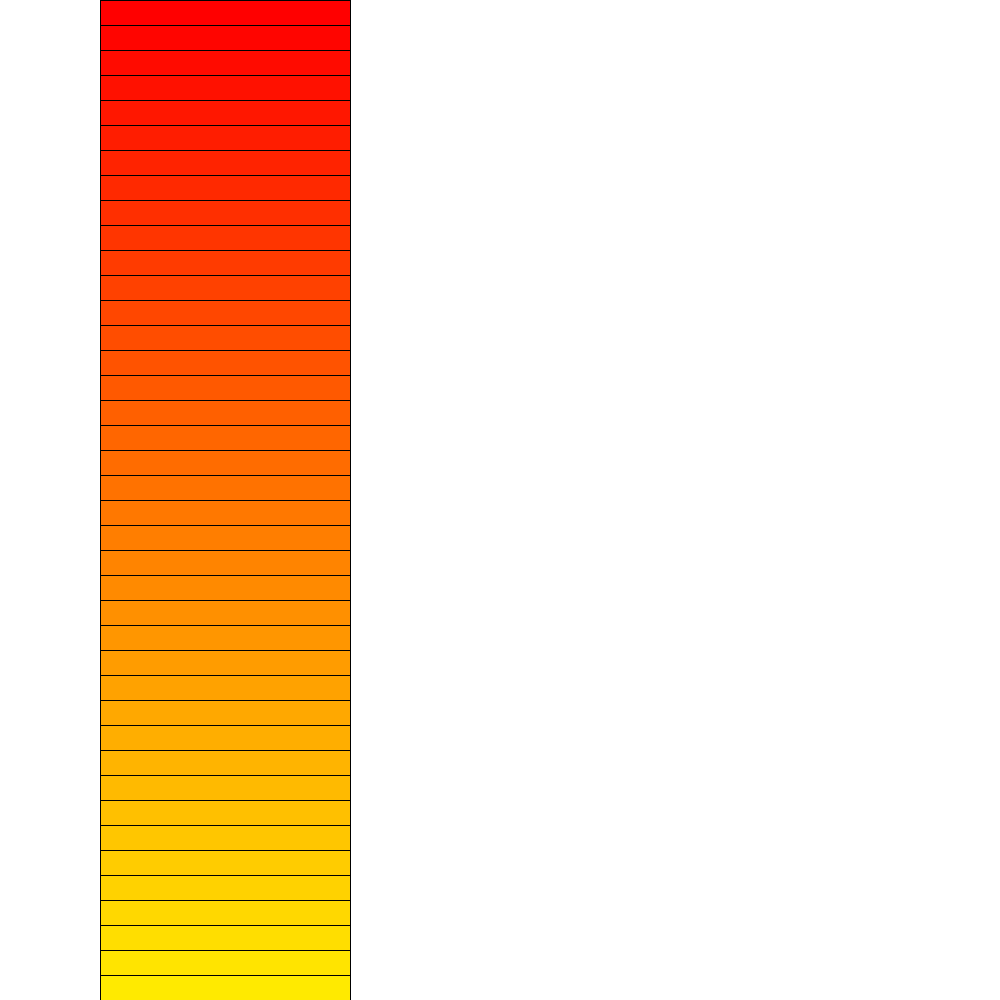
Frame 1 (no input)
Frame 60 (the mouse pressed at the canvas centre just before this capture): identical to frame 1, image omitted
Frame 120 (the mouse held since frame 60 and released just before this capture): identical to frame 1, image omitted

The Processing sketch that drew this single still picture (run headless with seeded random() and noise(); from frame 60 on, the mouse is pressed at the canvas centre):

// Processing sketch: doesthiswork
// ── doesthiswork.pde
Colour c;
demo[] b;
void setup () {
  colorMode(HSB);
  size (1000, 1000);

  
  b = new demo[100];
  c = new Colour();
  

  for(int i=0; i<b.length; i++){
    b[i] = new demo();
  }
}



void draw () {
  background(255);
  c.colours();
  for (int i=0; i< b.length;i++){
  
  //b[i].shapes();
  
  }
}

// ── Colour.pde
class Colour {

  float c = 0;
  float h, s, b;
  int art =0;
  int woah=0;

  void colours() {
    int i = 0;
    if(c>=251||c<=-1){
      c=0;}
    if(art<0 || art>100){
    art =0;}
    if (keyPressed){
    if (key == CODED) {
      if (keyCode == UP) { 
        c=c+1;
      }
      if (keyCode == DOWN) {
        c = c-1;
      }
      if (keyCode == RIGHT) { 
        art++;
      }
      if (keyCode == LEFT) { 
        art--;
      }
    }
  }

    //println(c);
  
    if(art >=10 && art <20){
    for (int n =0; n<width; i++, n=n+50) { 
      fill(c+i, 255, 255);
      rect(n, 100, 25, 250);}
    }
    if(art <10 && art >=0){
      for (int n =0; n<width; i++, n=n+25) { 
      fill(c+i, 255, 255);
      rect(100, n, 250, 25);}
    }
    if(art >=20 && art <30){
      for (int n =0; n<width; i++, n=n+10) { 
      fill(c+i, 255, 255);
      rect(n, n, 250, n);}
    }
    if(art >=30 && art <40){
      for (int n =0; n<width; i++, n=n+10) {
      
      woah++;
      if(woah > 100)
      {woah = 0;}
      fill(c+i, 255, 255);
      rect(0, n+woah-100, width, n);
      println(woah);}
      
    
      
    }
    
     println(art);
    }
  
  }

  //

// ── Rect.pde
class demo {
  float x, y, c,w,l;

  demo() {
   x = random(0, width);
   y = random(0, height);
  // c = random(0, 255);
   w = random(50,200);
   l = random(50,200);
  }


  void shapes() {
    if (mouseX >= width/2) {
     // fill(c+20, 255, 255);
    } else {
     // fill(c, 255, 255);
    }
    rect(x, y, w, l);
  }
}
